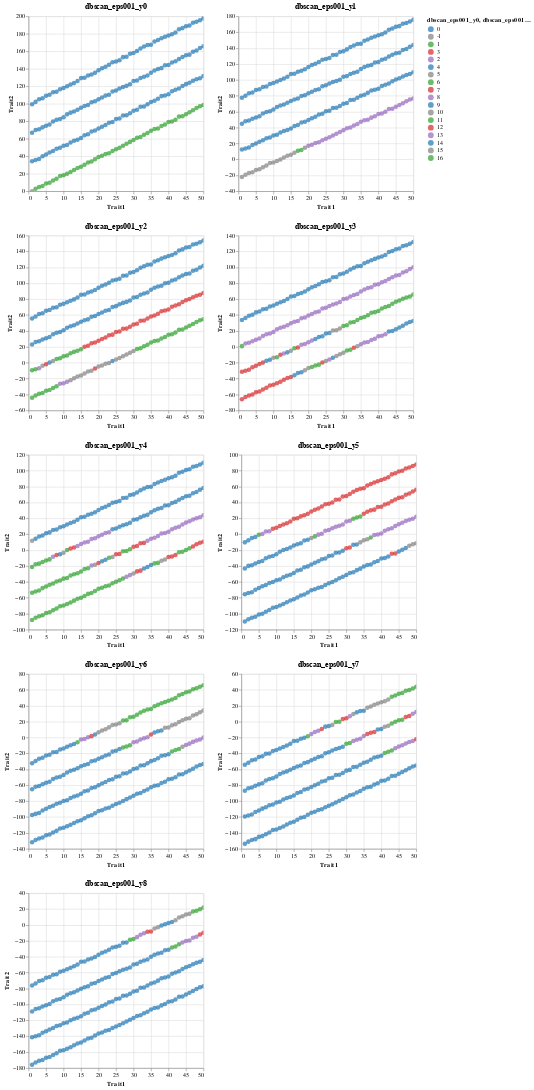

The cell this chart's notebook holds for it:
### Code cell
(dbscan_plots[db_labs[9]] | dbscan_plots[db_labs[10]]) & (dbscan_plots[db_labs[11]] | dbscan_plots[db_labs[12]]) & (dbscan_plots[db_labs[13]] | dbscan_plots[db_labs[14]]) & (dbscan_plots[db_labs[15]] | dbscan_plots[db_labs[16]]) & (dbscan_plots[db_labs[17]])

### Figure 1 — Vega-Lite specification as saved in the notebook (floating-point values rounded to 4 significant figures; data arrays with more than 128 entries replaced by an {"elided": "..."} marker saying what was removed)
{"config": {"view": {"continuousWidth": 300, "continuousHeight": 300}}, "vconcat": [{"hconcat": [{"data": {"name": "data-e9d155fa77c7e194a8ba430f07049380"}, "mark": {"type": "circle", "size": 60}, "encoding": {"color": {"field": "dbscan_eps001_y0", "scale": {"domain": [0.0, -1.0, 1.0, 3.0, 2.0], "range": ["#1f77b4", "#808080", "#2ca02c", "#d62728", "#9467bd"]}, "type": "nominal"}, "tooltip": [{"field": "dbscan_eps001_y0", "type": "quantitative"}, {"field": "kmedoids4_y0", "type": "quantitative"}], "x": {"field": "Trait1", "type": "quantitative"}, "y": {"field": "Trait2", "type": "quantitative"}}, "name": "view_172", "title": "dbscan_eps001_y0"}, {"data": {"name": "data-11ac9cdcd48232664193f08c900dabb1"}, "mark": {"type": "circle", "size": 60}, "encoding": {"color": {"field": "dbscan_eps001_y1", "scale": {"domain": [0.0, -1.0, 1.0, 2.0, 3.0], "range": ["#1f77b4", "#808080", "#2ca02c", "#d62728", "#9467bd"]}, "type": "nominal"}, "tooltip": [{"field": "dbscan_eps001_y1", "type": "quantitative"}, {"field": "kmedoids4_y1", "type": "quantitative"}], "x": {"field": "Trait1", "type": "quantitative"}, "y": {"field": "Trait2", "type": "quantitative"}}, "name": "view_173", "title": "dbscan_eps001_y1"}]}, {"hconcat": [{"data": {"name": "data-20e102d93bc7539972ade09b1a6fbbc8"}, "mark": {"type": "circle", "size": 60}, "encoding": {"color": {"field": "dbscan_eps001_y2", "scale": {"domain": [0.0, 1.0, 2.0, -1.0, 3.0, 4.0, 5.0, 6.0, 7.0], "range": ["#1f77b4", "#ff7f0e", "#2ca02c", "#808080", "#9467bd", "#8c564b", "#e377c2", "#7f7f7f", "#bcbd22"]}, "type": "nominal"}, "tooltip": [{"field": "dbscan_eps001_y2", "type": "quantitative"}, {"field": "kmedoids4_y2", "type": "quantitative"}], "x": {"field": "Trait1", "type": "quantitative"}, "y": {"field": "Trait2", "type": "quantitative"}}, "name": "view_174", "title": "dbscan_eps001_y2"}, {"data": {"name": "data-8eaae747ddfaf512907d8efb4b5af5ff"}, "mark": {"type": "circle", "size": 60}, "encoding": {"color": {"field": "dbscan_eps001_y3", "scale": {"domain": [0.0, 1.0, 2.0, 3.0, 4.0, 5.0, 6.0, 7.0, 8.0, 9.0, 10.0, 11.0, 12.0, 13.0, 14.0, 15.0, -1.0, 16.0], "range": ["#1f77b4", "#ff7f0e", "#2ca02c", "#d62728", "#9467bd", "#8c564b", "#e377c2", "#7f7f7f", "#bcbd22", "#17becf", "#1f77b4", "#ff7f0e", "#2ca02c", "#d62728", "#9467bd", "#8c564b", "#808080", "#7f7f7f"]}, "type": "nominal"}, "tooltip": [{"field": "dbscan_eps001_y3", "type": "quantitative"}, {"field": "kmedoids4_y3", "type": "quantitative"}], "x": {"field": "Trait1", "type": "quantitative"}, "y": {"field": "Trait2", "type": "quantitative"}}, "name": "view_175", "title": "dbscan_eps001_y3"}]}, {"hconcat": [{"data": {"name": "data-7093fc196688f2d2d110d33ab65b44e4"}, "mark": {"type": "circle", "size": 60}, "encoding": {"color": {"field": "dbscan_eps001_y4", "scale": {"domain": [-1.0, 0.0, 1.0, 2.0, 3.0, 4.0, 5.0, 6.0, 7.0, 8.0, 9.0, 10.0, 11.0, 12.0], "range": ["#808080", "#ff7f0e", "#2ca02c", "#d62728", "#9467bd", "#8c564b", "#e377c2", "#7f7f7f", "#bcbd22", "#17becf", "#1f77b4", "#ff7f0e", "#2ca02c", "#d62728"]}, "type": "nominal"}, "tooltip": [{"field": "dbscan_eps001_y4", "type": "quantitative"}, {"field": "kmedoids4_y4", "type": "quantitative"}], "x": {"field": "Trait1", "type": "quantitative"}, "y": {"field": "Trait2", "type": "quantitative"}}, "name": "view_176", "title": "dbscan_eps001_y4"}, {"data": {"name": "data-4462c28eea2fab295d06b668d7f520ec"}, "mark": {"type": "circle", "size": 60}, "encoding": {"color": {"field": "dbscan_eps001_y5", "scale": {"domain": [0.0, 1.0, 2.0, 3.0, 4.0, 5.0, 6.0, 7.0], "range": ["#1f77b4", "#ff7f0e", "#2ca02c", "#d62728", "#9467bd", "#8c564b", "#e377c2", "#7f7f7f"]}, "type": "nominal"}, "tooltip": [{"field": "dbscan_eps001_y5", "type": "quantitative"}, {"field": "kmedoids4_y5", "type": "quantitative"}], "x": {"field": "Trait1", "type": "quantitative"}, "y": {"field": "Trait2", "type": "quantitative"}}, "name": "view_177", "title": "dbscan_eps001_y5"}]}, {"hconcat": [{"data": {"name": "data-e5b489d6f4c68b7e1fabe00202f9ce81"}, "mark": {"type": "circle", "size": 60}, "encoding": {"color": {"field": "dbscan_eps001_y6", "scale": {"domain": [0.0, 1.0, 2.0, 3.0, 4.0, 5.0, 6.0, -1.0], "range": ["#1f77b4", "#ff7f0e", "#2ca02c", "#d62728", "#9467bd", "#8c564b", "#e377c2", "#808080"]}, "type": "nominal"}, "tooltip": [{"field": "dbscan_eps001_y6", "type": "quantitative"}, {"field": "kmedoids4_y6", "type": "quantitative"}], "x": {"field": "Trait1", "type": "quantitative"}, "y": {"field": "Trait2", "type": "quantitative"}}, "name": "view_178", "title": "dbscan_eps001_y6"}, {"data": {"name": "data-7f6f1b1ed5556fbc5149d7155b21da2b"}, "mark": {"type": "circle", "size": 60}, "encoding": {"color": {"field": "dbscan_eps001_y7", "scale": {"domain": [0.0, 1.0, 2.0, 3.0, 4.0, 5.0, 6.0, 7.0, 8.0, -1.0, 9.0, 10.0, 11.0], "range": ["#1f77b4", "#ff7f0e", "#2ca02c", "#d62728", "#9467bd", "#8c564b", "#e377c2", "#7f7f7f", "#bcbd22", "#808080", "#1f77b4", "#ff7f0e", "#2ca02c"]}, "type": "nominal"}, "tooltip": [{"field": "dbscan_eps001_y7", "type": "quantitative"}, {"field": "kmedoids4_y7", "type": "quantitative"}], "x": {"field": "Trait1", "type": "quantitative"}, "y": {"field": "Trait2", "type": "quantitative"}}, "name": "view_179", "title": "dbscan_eps001_y7"}]}, {"data": {"name": "data-5f0cc0e0defa5d933bc224b91b41741e"}, "mark": {"type": "circle", "size": 60}, "encoding": {"color": {"field": "dbscan_eps001_y8", "scale": {"domain": [0.0, 1.0, 2.0, 3.0, -1.0, 4.0, 5.0, 6.0], "range": ["#1f77b4", "#ff7f0e", "#2ca02c", "#d62728", "#808080", "#8c564b", "#e377c2", "#7f7f7f"]}, "type": "nominal"}, "tooltip": [{"field": "dbscan_eps001_y8", "type": "quantitative"}, {"field": "kmedoids4_y8", "type": "quantitative"}], "x": {"field": "Trait1", "type": "quantitative"}, "y": {"field": "Trait2", "type": "quantitative"}}, "name": "view_180", "title": "dbscan_eps001_y8"}], "params": [{"name": "param_235", "select": {"type": "interval", "encodings": ["x", "y"]}, "bind": "scales", "views": ["view_172"]}, {"name": "param_237", "select": {"type": "interval", "encodings": ["x", "y"]}, "bind": "scales", "views": ["view_173"]}, {"name": "param_239", "select": {"type": "interval", "encodings": ["x", "y"]}, "bind": "scales", "views": ["view_174"]}, {"name": "param_241", "select": {"type": "interval", "encodings": ["x", "y"]}, "bind": "scales", "views": ["view_175"]}, {"name": "param_243", "select": {"type": "interval", "encodings": ["x", "y"]}, "bind": "scales", "views": ["view_176"]}, {"name": "param_245", "select": {"type": "interval", "encodings": ["x", "y"]}, "bind": "scales", "views": ["view_177"]}, {"name": "param_247", "select": {"type": "interval", "encodings": ["x", "y"]}, "bind": "scales", "views": ["view_178"]}, {"name": "param_249", "select": {"type": "interval", "encodings": ["x", "y"]}, "bind": "scales", "views": ["view_179"]}, {"name": "param_251", "select": {"type": "interval", "encodings": ["x", "y"]}, "bind": "scales", "views": ["view_180"]}], "$schema": "https://vega.github.io/schema/vega-lite/v5.16.3.json", "datasets": {"data-e9d155fa77c7e194a8ba430f07049380": {"elided": "200 records"}, "data-11ac9cdcd48232664193f08c900dabb1": {"elided": "200 records"}, "data-20e102d93bc7539972ade09b1a6fbbc8": {"elided": "200 records"}, "data-8eaae747ddfaf512907d8efb4b5af5ff": {"elided": "200 records"}, "data-7093fc196688f2d2d110d33ab65b44e4": {"elided": "200 records"}, "data-4462c28eea2fab295d06b668d7f520ec": {"elided": "200 records"}, "data-e5b489d6f4c68b7e1fabe00202f9ce81": {"elided": "200 records"}, "data-7f6f1b1ed5556fbc5149d7155b21da2b": {"elided": "200 records"}, "data-5f0cc0e0defa5d933bc224b91b41741e": {"elided": "200 records"}}}
